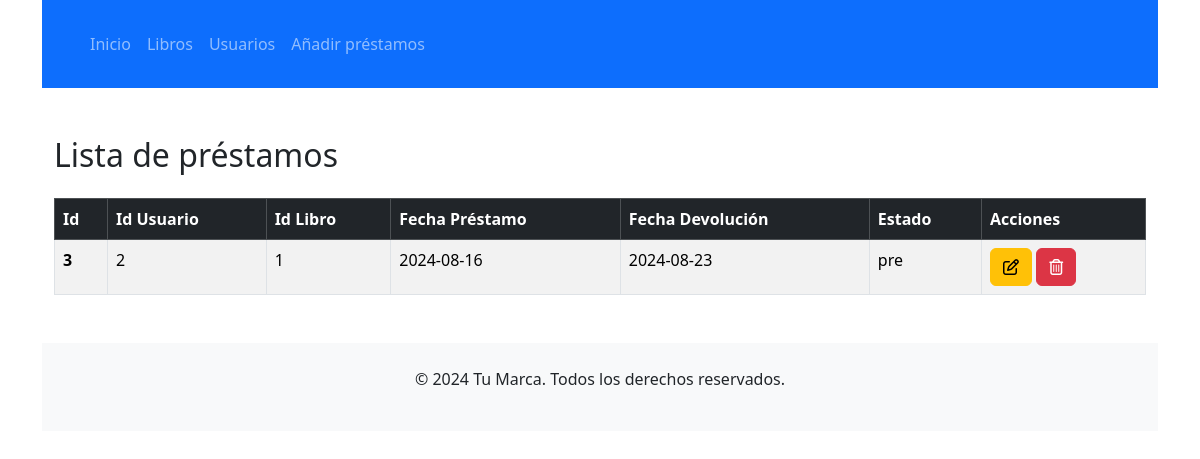
Screenshot of /prestamos with the database file from the repository.
### tables this page shows
CREATE TABLE `prestamos` (
  `ID` int(11) NOT NULL,
  `ID_usuario` int(11) DEFAULT NULL,
  `ID_libro` int(11) DEFAULT NULL,
  `Fecha_prestamo` date DEFAULT NULL,
  `Fecha_devolucion` date DEFAULT NULL,
  `Estado` varchar(20) DEFAULT NULL
);

### app/controllers/PrestamosController.php (called while the page is built, shortened)
<?php
require_once 'app/models/Prestamo.php';
class PrestamosController
{
    public function Listaprestamos()
    {
        $prestamoModel = new Prestamo();
        $prestamos = $prestamoModel->obtenerPrestamos();
        require_once 'app/views/prestamos/listaprestamo.php';
    }
}

### index.php (called while the page is built, shortened)
<?php
require_once 'routes.php';
require_once 'config/database.php';
?>

### config/database.php (called while the page is built, shortened)
<?php
class Database {
    private static $instance = null;
    private function __construct() {
        $this->pdo = new PDO('mysql:host=localhost;dbname=biblioteca2', 'thiago', 'Santi300++');
    }
    public static function getInstance() {
        if (self::$instance == null) {
            self::$instance = new Database();
        }
        return self::$instance->pdo;
    }
}

### app/models/Prestamo.php (called while the page is built, shortened)
<?php
class Prestamo
{
    private $pdo;
    public function __construct()
    {
        $this->pdo = Database::getInstance();
    }
    public function obtenerPrestamos()
    {
        $sql = "SELECT * FROM prestamos";
        $stmt = $this->pdo->query($sql);
        return $stmt->fetchAll(PDO::FETCH_OBJ);
    }
}
?>

### app/views/prestamos/listaprestamo.php (the view, shortened to what this page needs)
<!DOCTYPE html>
<html lang="es">
<head>
    <link href="https://cdn.jsdelivr.net/npm/bootstrap@5.3.3/dist/css/bootstrap.min.css" rel="stylesheet"
>
</head>
<body>
    <div class="container">
        <header class="bg-primary text-white p-3">
            <div class="container">
                <nav class="navbar navbar-expand-lg navbar-dark">
                    <div class="container-fluid">
                        <div class="collapse navbar-collapse" id="navbarNav">
                            <ul class="navbar-nav me-auto mb-2 mb-lg-0">
                                <li class="nav-item">
                                    <a class="nav-link" href="/crud-manoloMejor">Inicio</a>
                                </li>
                                <li class="nav-item">
                                    <a class="nav-link" href="/crud-manoloMejor/libros">Libros</a>
                                </li>
                                <li class="nav-item">
                                    <a class="nav-link" href="/crud-manoloMejor/usuarios">Usuarios</a>
                                </li>
                                <li class="nav-item">
                                    <a class="nav-link" href="/crud-manoloMejor/prestamos/form">Añadir préstamos</a>
                                </li>
                            </ul>
                        </div>
                    </div>
                </nav>
            </div>
        </header>
        <main class="container my-5">
            <h2 class="mb-4">Lista de préstamos</h2>
            <table class="table table-striped table-bordered">
                <thead class="table-dark">
                    <tr>
                        <th scope="col">Id</th>
                        <th scope="col">Id Usuario</th>
                        <th scope="col">Id Libro</th>
                        <th scope="col">Fecha Préstamo</th>
                        <th scope="col">Fecha Devolución</th>
                        <th scope="col">Estado</th>
                        <th scope="col">Acciones</th>
                    </tr>
                </thead>
                <tbody>
                    <?php foreach ($prestamos as $prestamo): ?>
                        <tr>
                            <th scope="row"><?php echo htmlspecialchars($prestamo->ID); ?></th>
                            <td><?php echo htmlspecialchars($prestamo->ID_usuario); ?></td>
                            <td><?php echo htmlspecialchars($prestamo->ID_libro); ?></td>
                            <td><?php echo htmlspecialchars($prestamo->Fecha_prestamo); ?></td>
                            <td><?php echo htmlspecialchars($prestamo->Fecha_devolucion); ?></td>
                            <td><?php echo htmlspecialchars($prestamo->Estado); ?></td>
                            <td>
                                <a href="prestamos/detalle?id=<?php echo $prestamo->ID; ?>"
                                    class="btn btn-small btn-warning">
                                    <i class="fa-regular fa-pen-to-square"></i>
                                </a>
                                <a href="prestamos/eliminar?id=<?php echo $prestamo->ID; ?>"
                                    class="btn btn-small btn-danger">
                                    <i class="fa-regular fa-trash-can"></i>
                                </a>
                            </td>
                        </tr>
                    <?php endforeach; ?>
                </tbody>
            </table>
        </main>
        <footer class="bg-light text-center py-4">
            <p>&copy; <?php echo date("Y"); ?> Tu Marca. Todos los derechos reservados.</p>
        </footer>
    </div>
</body>
</html>

### rows the page displays
prestamos: ID "3", ID_usuario "2", ID_libro "1", Fecha_prestamo "2024-08-16", Fecha_devolucion "2024-08-23", Estado "pre"
